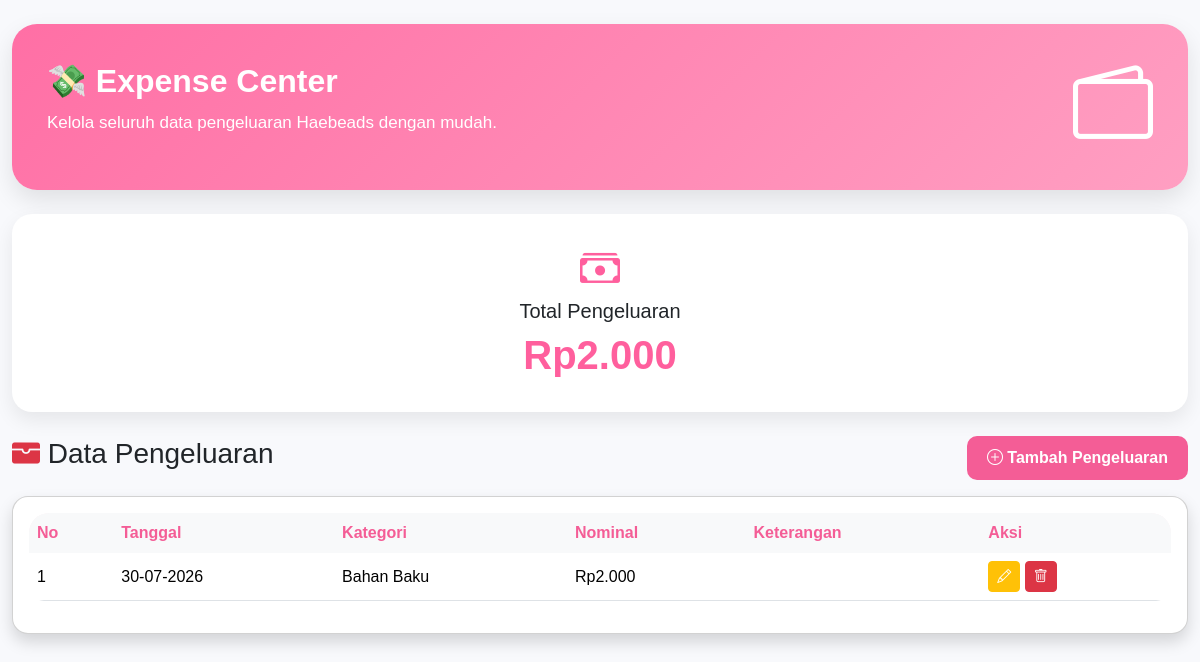
/haebeads/pengeluaran/index.php (signed in), run on the app's committed database.
### tables this page shows
CREATE TABLE `pengeluaran` (
  `id_pengeluaran` int(11) NOT NULL,
  `tanggal` date NOT NULL,
  `kategori` varchar(100) NOT NULL,
  `nominal` decimal(12,2) NOT NULL,
  `keterangan` text DEFAULT NULL
);

### haebeads/pengeluaran/index.php (the view, shortened to what this page needs)
<?php
include "../config/koneksi.php";
$totalPengeluaran = mysqli_fetch_assoc(mysqli_query($conn,"
SELECT SUM(nominal) AS total
FROM pengeluaran
"));
?>
<!DOCTYPE html>
<html lang="id">
<head>
<link href="https://cdn.jsdelivr.net/npm/bootstrap@5.3.3/dist/css/bootstrap.min.css" rel="stylesheet">
<link href="https://cdn.jsdelivr.net/npm/bootstrap-icons@1.11.3/font/bootstrap-icons.min.css" rel="stylesheet">
<link rel="stylesheet" href="../assets/css/dashboard.css">
</head>
<body>
<div class="container-fluid mt-4">
<div class="welcome-box mb-4">
<div class="row align-items-center">
<div class="col-md-8">
<h2>💸 Expense Center</h2>
<p>
Kelola seluruh data pengeluaran Haebeads dengan mudah.
</p>
</div>
<div class="col-md-4 text-end">
<i class="bi bi-wallet2 display-1 text-white"></i>
</div>
</div>
</div>
<div class="row mb-4">
<div class="col-md-12">
<div class="stat-card">
<i class="bi bi-cash-stack"></i>
<h5>Total Pengeluaran</h5>
<h2>
Rp<?= number_format($totalPengeluaran['total'] ?? 0,0,',','.'); ?>
</h2>
</div>
</div>
</div>
<div class="d-flex justify-content-between align-items-center mb-3">
<h3>
<i class="bi bi-wallet-fill text-danger"></i>
Data Pengeluaran
</h3>
<a
href="tambah.php"
class="btn btn-pink">
<i class="bi bi-plus-circle"></i>
Tambah Pengeluaran
</a>
</div>
<div class="card shadow rounded-4">
<div class="card-body">
<div class="table-responsive">
<table class="table table-hover align-middle">
<thead class="table-light">
<tr>
<th>No</th>
<th>Tanggal</th>
<th>Kategori</th>
<th>Nominal</th>
<th>Keterangan</th>
<th>Aksi</th>
</tr>
</thead>
<tbody>
<?php
$no=1;
$data=mysqli_query($conn,"
SELECT *
FROM pengeluaran
ORDER BY tanggal DESC
");
while($d=mysqli_fetch_assoc($data)){
?>
<tr>
<td><?= $no++; ?></td>
<td><?= date('d-m-Y',strtotime($d['tanggal'])); ?></td>
<td><?= $d['kategori']; ?></td>
<td>
Rp<?= number_format($d['nominal'],0,',','.'); ?>
</td>
<td><?= $d['keterangan']; ?></td>
<td>
<a
href="edit.php?id=<?= $d['id_pengeluaran']; ?>"
class="btn btn-warning btn-sm">
<i class="bi bi-pencil"></i>
</a>
<a
href="hapus.php?id=<?= $d['id_pengeluaran']; ?>"
class="btn btn-danger btn-sm"
onclick="return confirm('Yakin ingin menghapus data ini?');">
<i class="bi bi-trash"></i>
</a>
</td>
</tr>
<?php
}
?>
</tbody>
</table>
</div>
</div>
</div>
</div>
</body>
</html>

### haebeads/assets/css/dashboard.css (style rules this page uses)
* { margin:0; padding:0; box-sizing:border-box; font-family:'Poppins',sans-serif; }
body { background:#f8f9fc; }
.btn-pink { background:#f56b9a; color:white; border-radius:10px; padding:10px 20px; font-weight:600; }
.btn-pink { background:#f45d96; color:white; border:none; }
.card { border-radius:20px; }
.welcome-box { background:linear-gradient(135deg,#ff6fa5,#ff9fc2); padding:35px; border-radius:25px; color:white; box-shadow:0 10px 25px rgba(0,0,0,.1); }
.welcome-box h2 { font-weight:700; }
.welcome-box p { font-size:17px; margin-top:10px; }
.stat-card { background:white; padding:25px; border-radius:20px; text-align:center; box-shadow:0 8px 20px rgba(0,0,0,.08); transition:.3s; }
.stat-card i { font-size:40px; color:#ff5f9d; margin-bottom:10px; }
.stat-card h2 { font-size:40px; color:#ff5f9d; font-weight:700; }
.table { border-radius:15px; overflow:hidden; }
.table thead { background:#fff3f7; }
.table thead th { color:#f45d96; font-weight:600; border:none; }
.table tbody tr { transition:.3s; }
.table td { vertical-align:middle; }
.btn-warning { color:white; }
.table-responsive { border-radius:20px; }

### data on the page
pengeluaran: tanggal "30-07-2026", kategori "Bahan Baku", nominal "2.000"

### other printed values
$totalPengeluaran['total'] "2.000"
